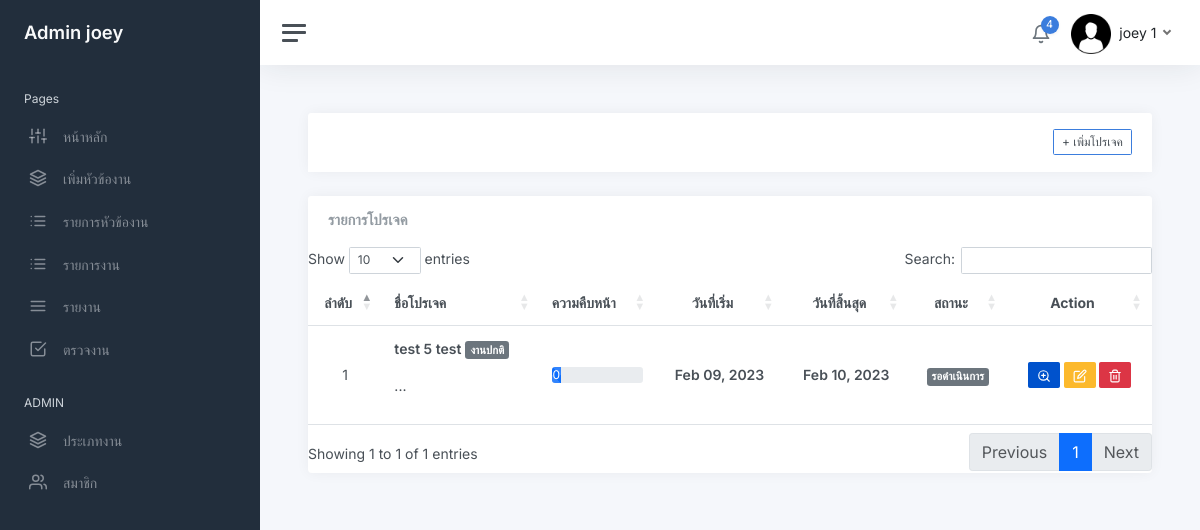
Page /project_list.php (signed in) on the earlier database version.
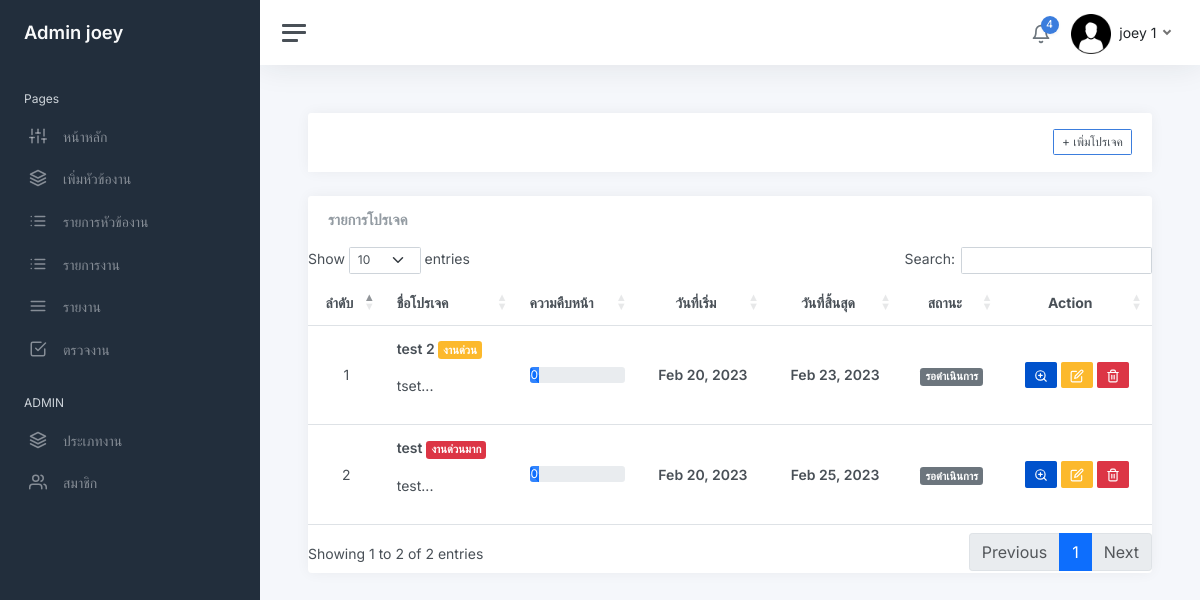
Same page on the later database version.
### tables this page shows
CREATE TABLE `project` (
  `project_id` int(30) NOT NULL,
  `name_project` varchar(255) NOT NULL,
  `description` text NOT NULL,
  `status_1` tinyint(2) NOT NULL,
  `create_project` timestamp NOT NULL DEFAULT current_timestamp() ON UPDATE current_timestamp(),
  `start_date` date NOT NULL,
  `end_date` date NOT NULL,
  `file_id` int(30) DEFAULT NULL,
  `manager_id` int(30) NOT NULL,
  `status_2` int(30) NOT NULL,
  `id_jobtype` int(30) NOT NULL
);

### project_list.php (the view, shortened to what the changed rows need)
<?php
    require_once 'connect.php';
?>
<!DOCTYPE html>
<html lang="en">
<?php include "head.php"?>
<body>
<link rel="stylesheet" type="text/css" href="https://cdn.datatables.net/1.13.2/css/dataTables.bootstrap5.min.css"
<?php include "sidebar.php"?>
<form action="" method="post" class="form-horizontal" enctype="multipart/form-data">
    <main class="content">
    <?php if($level != 5 ): ?>
        <div class="col-lg-12">
            <div class="card card-outline card-success">
            </div>
        </div>
        <?php endif; ?>
                    <div class="card flex-fill">
                        <div class="card-header">
                            <h5 class="card-title mb-0">รายการโปรเจค</h5>
                        </div>
                            <table class="table table-hover my-0" id="example" >
                                <thead>
                                    <tr>
                                        <th class="text-center">ลำดับ</th>
                                        <th class="text-left">ชื่อโปรเจค</th>
                                        <th class="text-left">ความคืบหน้า</th>
                                        <th class="text-center">วันที่เริ่ม</th>
                                        <th class="text-center">วันที่สิ้นสุด</th>
                                        <th class="text-center">สถานะ</th>
                                        <th class="text-center">Action</th>
                                    </tr>
                                </thead>
                                <tbody>
                                    <?php
                                        $i = 1;
                                        $stat1 = array("","รอดำเนินการ","กำลังดำเนินการ","อยู่ระหว่างการตรวจสอบ","รอการเเก้ไข","เลยระยะเวลาที่กำหนด","ดำเนินการเสร็จสิ้น");
                                        $stat2 = array("","งานปกติ","งานด่วน","งานด่วนมาก");
                                        $where = "";
                                        $sql = "SELECT * FROM project  $where order by end_date,status_2  DESC ";
                                        $qry = $db->query($sql);
                                        $qry->execute();
                                        while ($row = $qry->fetch(PDO::FETCH_ASSOC)){
                                    ?>
                                        <tr>
                                            <td class="text-center"><?php echo $i++ ?></td>
                                             <td>
                                                <p><b><?php echo $row["name_project"]?></b>
                                                <?php
                                                    if ($row['status_2'] == '1') {
                                                        echo " "." "."<span class='badge bg-secondary'>".$stat2[$row['status_2']]."</span>";
                                                    }else if($row['status_2'] == '2'){
                                                        echo " "."<span class='badge bg-warning'>".$stat2[$row['status_2']]."</span>";
                                                    }else if($row['status_2'] == '3'){
                                                        echo " "."<span class='badge bg-danger'>".$stat2[$row['status_2']]."</span>";
                                                    }
                                                    ?></p>
                                                <p class="truncate"><?php echo substr($row['description'],0,100).'...';  ?></p>
						                    </td>
                                            <td class="">
                                            <div class="progress ">
                                                <div class="progress-bar progress-bar-striped progress-bar-animated" role="progressbar" style="width: 10%" >0</div>
                                            </div>
                                            </td>
                                            <td class="text-center" ><b><?php echo date("M d, Y",strtotime($row['start_date'])) ?></b></td>
					                        <td class="text-center "><b><?php echo date("M d, Y",strtotime($row['end_date'])) ?></b></td>
                                            <td class="text-center">
                                                <?php
                                                if($row['status_1'] =='1'){
                                                    echo "<span class='badge bg-secondary'>{$stat1[$row['status_1']]}</span>";
                                                }elseif($row['status_1'] =='2'){
                                                    echo "<span class='badge bg-primary'>{$stat1[$row['status_1']]}</span>";
                                                }elseif($row['status_1'] =='3'){
                                                    echo "<span class='badge bg-success'>{$stat1[$row['status_1']]}</span>";
                                                }elseif($stat1[$row['status_1']] =='4'){
                                                    echo "<span class='badge bg-warning'>{$stat1[$row['status_1']]}</span>";
                                                }elseif($stat1[$row['status_1']] =='5'){
                                                    echo "<span class='badge bg-danger'>{$stat1[$row['status_1']]}</span>";
                                                }elseif($stat1[$row['status_1']] =='6'){
                                                    echo "<span class='badge bg-danger'>{$stat1[$row['status_1']]}</span>";
                                                }
                                                ?>
                                            </td>
                                            <td class="text-center">
                                                <a class="btn btn-bitbucket btn-sm" href="view_project.php?view_id=<?php echo $row['project_id']?>"><i data-feather="zoom-in"></i></a>
                                                <a class="btn btn-warning btn-sm" href="editproject_page.php?update_id=<?php echo $row['project_id']?>&fileid=<?= $row['file_id']?>"><i data-feather="edit"></i></a>
                                                <a class="btn btn-danger btn-sm" href="deleteproject.php?delete_id=<?php echo $row['project_id']?>"><i data-feather="trash-2"></i></a>
                                            </td>
                                        </tr>
                                    <?php } ?>
                                </tbody>
                            </table>
                    </div>
        </main>
</form>
    </body>
</html>

Differences in the rows shown:
removed project: name_project "test 5 test", status_2 "งานปกติ", start_date "Feb 09, 2023", end_date "Feb 10, 2023", status_1 "รอดำเนินการ"
added project: name_project "test 2", status_2 "งานด่วน", description "tset", start_date "Feb 20, 2023", end_date "Feb 23, 2023", status_1 "รอดำเนินการ"
added project: name_project "test", status_2 "งานด่วนมาก", description "test", start_date "Feb 20, 2023", end_date "Feb 25, 2023", status_1 "รอดำเนินการ"
Other differences:
text written by a page script: "Show entries Search: Showing 1 to 1 of 1 entries Previous 1 Next" → "Show entries Search: Showing 1 to 2 of 2 entries Previous 1 Next"
